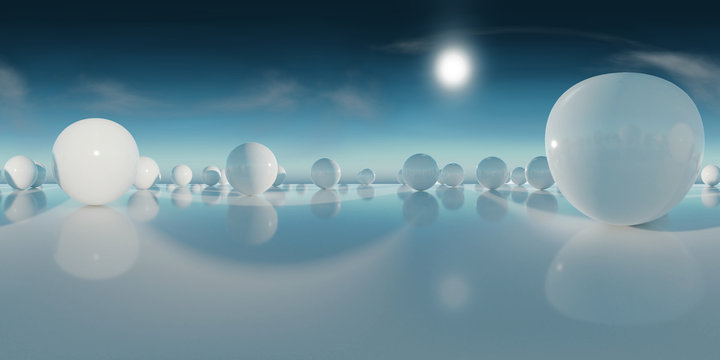
#> input picture test.jpg, 720 x 360 px, found by its file name
$ python build_depth_layers.py
#> lines starting #> are read from the running program, lines starting #| are printed output that depends on the picture
"""
Splits test.jpg (equirectangular 720x360) into 3 depth layers via vertical
banding with feathered alpha transitions, plus a sphere-brightness boost so
the white spheres stay opaque on near/mid layers across their full height.

Output:
  depth_far.png   - sky + upper atmosphere (outermost concentric sphere)
  depth_mid.png   - horizon band, midground spheres        (middle sphere)
  depth_near.png  - reflective floor + foreground spheres  (innermost sphere)
"""
from PIL import Image, ImageFilter
import numpy as np

SRC = "/Users/t1m/github/sphere-world/test.jpg"
OUT_FAR  = "/Users/t1m/github/sphere-world/depth_far.png"
OUT_MID  = "/Users/t1m/github/sphere-world/depth_mid.png"
OUT_NEAR = "/Users/t1m/github/sphere-world/depth_near.png"

img = Image.open(SRC).convert("RGB")
#> img is the input picture: PIL image 720x360 RGB; mean R, G, B 101.8, 132.8, 145.1
W, H = img.size
#> W = 720; H = 360
rgb = np.asarray(img, dtype=np.float32) / 255.0

# Brightness mask — emphasises the white spheres so they stay visible
# even when they sit in the alpha-fade zone of a depth band.
luma = 0.2126 * rgb[..., 0] + 0.7152 * rgb[..., 1] + 0.0722 * rgb[..., 2]
sphere_mask = np.clip((luma - 0.55) / 0.4, 0.0, 1.0)  # bright pixels -> 1

y = np.linspace(0.0, 1.0, H, dtype=np.float32)[:, None]  # 0=top, 1=bottom
#> y = 360 values from 0 to 1

def smoothstep(edge0, edge1, x):
#> called with edge0 = 0.3, edge1 = 0.55, x = array of shape (360, 1)
    t = np.clip((x - edge0) / (edge1 - edge0 + 1e-9), 0.0, 1.0)
#> t = 360 values from 0 to 1
    return t * t * (3 - 2 * t)

# Far / sky: fully opaque on top, fades out before the horizon.
far_alpha = 1.0 - smoothstep(0.30, 0.55, y)
far_alpha = np.broadcast_to(far_alpha, (H, W)).copy()

# Mid / horizon band: centred around the horizon (~y=0.5).
mid_alpha = smoothstep(0.30, 0.45, y) * (1.0 - smoothstep(0.55, 0.70, y))
mid_alpha = np.broadcast_to(mid_alpha, (H, W)).copy()
# Push the bright spheres up toward fully opaque on the mid layer.
mid_alpha = np.maximum(mid_alpha, sphere_mask * 0.85)
# But cut the sky out of the mid layer.
mid_alpha *= smoothstep(0.10, 0.35, np.broadcast_to(y, (H, W)))
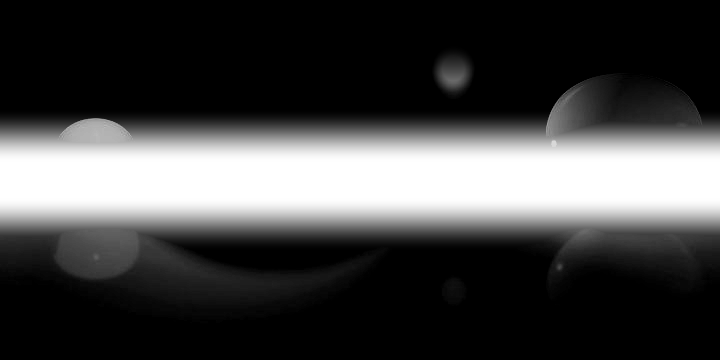
#> mid_alpha: shape (360, 720) float32; min 0, max 1, mean 0.266

# Near / floor + foreground spheres: opaque at the bottom, fades up.
near_alpha = smoothstep(0.45, 0.70, y)
#> near_alpha = 360 values from 0 to 1
near_alpha = np.broadcast_to(near_alpha, (H, W)).copy()
# Keep the big foreground spheres fully opaque even where they extend upward.
# (They're the brightest objects above the horizon line in their columns.)
near_alpha = np.maximum(near_alpha, sphere_mask * smoothstep(0.20, 0.45, np.broadcast_to(y, (H, W))))
#> in smoothstep (call 6), `return t * t * (3 - 2 * t)`:
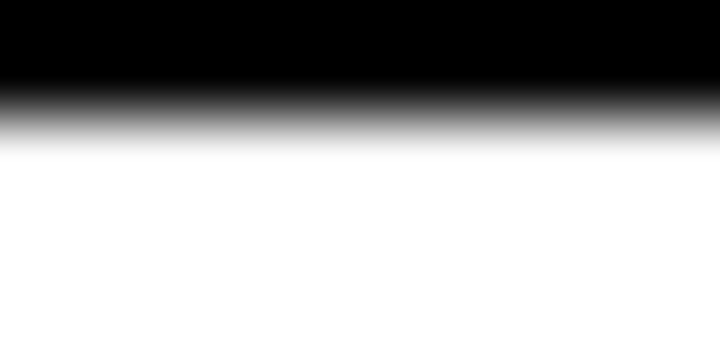
#> returned value: shape (360, 720) float32; min 0, max 1, mean 0.675
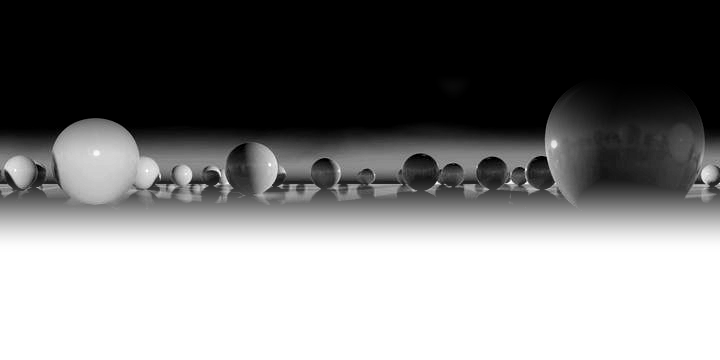
#> near_alpha: shape (360, 720) float32; min 0, max 1, mean 0.486

def save_layer(alpha, path):
    a = (np.clip(alpha, 0.0, 1.0) * 255.0).astype(np.uint8)
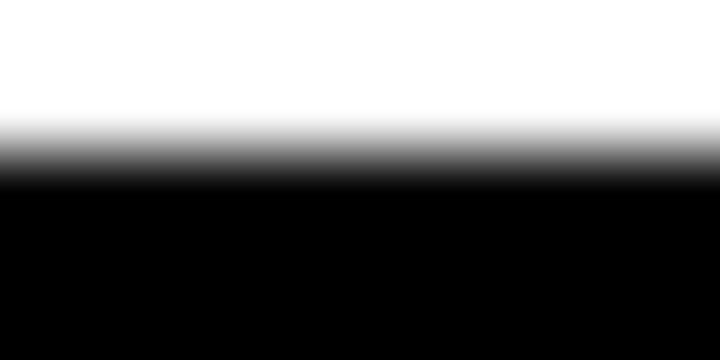
#> alpha: shape (360, 720) float32; min 0, max 1, mean 0.425
    rgba = np.dstack([(rgb * 255.0).astype(np.uint8), a])
    out = Image.fromarray(rgba, mode="RGBA")
    # Slight blur on the alpha channel to soften band edges.
    r, g, b, a_ch = out.split()
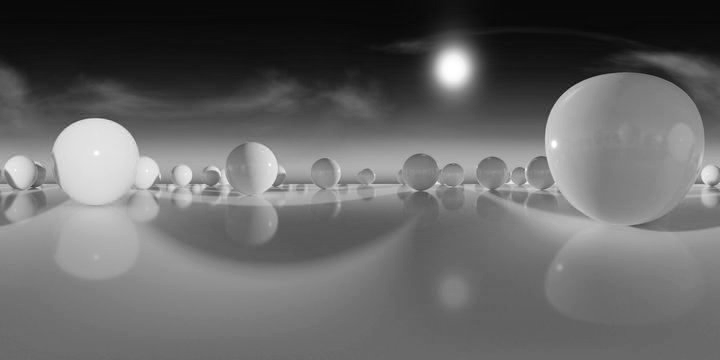
#> r: PIL image 720x360 L; min 8, max 255, mean 101.8
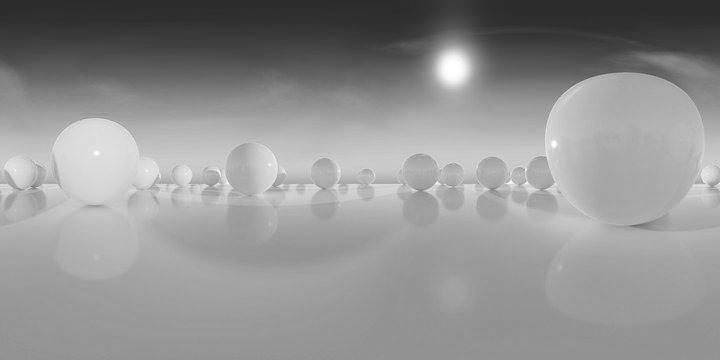
#> b: PIL image 720x360 L; min 42, max 255, mean 145.1
    a_ch = a_ch.filter(ImageFilter.GaussianBlur(radius=1.2))
    out = Image.merge("RGBA", (r, g, b, a_ch))
    out.save(path, optimize=True)
    print(f"wrote {path} ({out.size}, mode={out.mode})")
#| wrote /Users/t1m/github/sphere-world/depth_far.png ((720, 360), mode=RGBA)

save_layer(far_alpha,  OUT_FAR)
save_layer(mid_alpha,  OUT_MID)
#| wrote /Users/t1m/github/sphere-world/depth_mid.png ((720, 360), mode=RGBA)
save_layer(near_alpha, OUT_NEAR)
#> in save_layer (call 3), `rgba = np.dstack([(rgb * 255.0).astype(np.uint8), a])`:
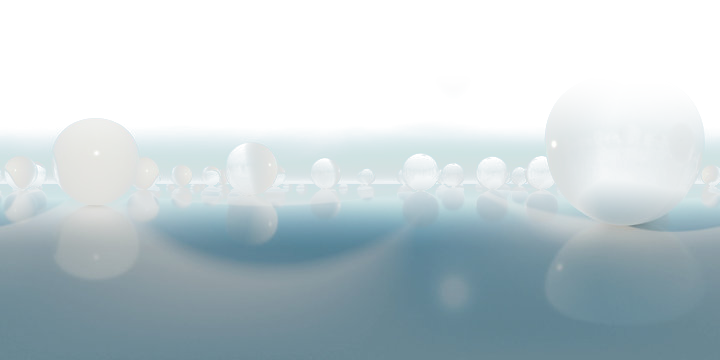
#> rgba: shape (360, 720, 4); mean R, G, B, A 101.8, 132.8, 145.1, 123.8; transparent parts drawn white
#| wrote /Users/t1m/github/sphere-world/depth_near.png ((720, 360), mode=RGBA)
